Frame 1 (no input): blank canvas, image omitted
Frame 60 (no input): blank canvas, image omitted
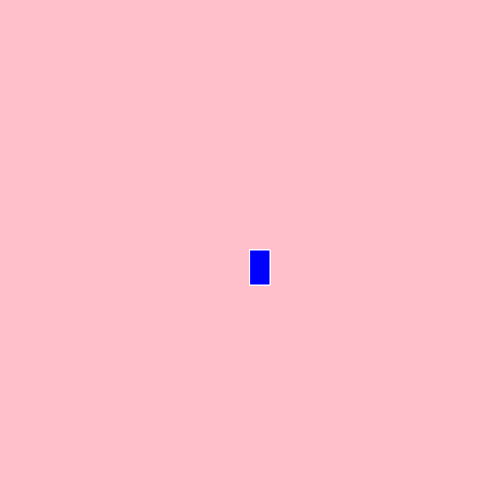
Frame 120 (the mouse pressed at the canvas centre since frame 60)

The p5.js sketch whose frames 1 and 60 were blank and that drew this single picture after the mouse press (run headless with seeded random() and noise() and a simulated clock; from frame 60 on, the mouse is pressed at the canvas centre):

// p5.js sketch
// ── sketch.js
function setup() {
    createCanvas(500, 500);
    background("pink");
  }
  
  function draw() {
    stroke("white");
    fill("blue");
  
    // console.log(mouseIsPressed)
  
    if (mouseIsPressed) {
      rect(mouseX, mouseY, 20, 35);
    }
  }
  
